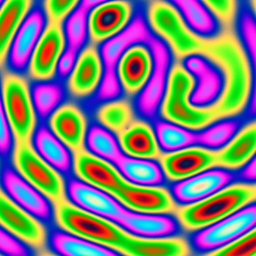
Frame 1 (no input)
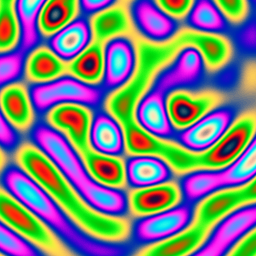
Frame 60 (the mouse pressed at the canvas centre just before this capture)
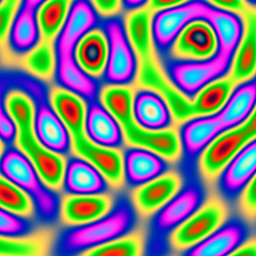
Frame 120 (the mouse held since frame 60 and released just before this capture)

The Processing sketch that drew these frames (run headless with seeded random() and noise(); from frame 60 on, the mouse is pressed at the canvas centre):

// Processing sketch: plasma
// ── plasma.pde
color[] palette;

void setup() {
  size(256, 256);
  background(0);
  
  palette = new color[256];
  
  for(int x = 0; x < 256; x++) {
    int r = int(128.0 + 128 * sin(PI * x / 32.0));
    int g = int(128.0 + 128 * sin(PI * x / 64.0));
    int b = int(128.0 + 128 * sin(PI * x / 128.0));
    palette[x] = color(r, g, b);
  } 
} 

void draw() {
  float time = frameCount;
 
  for (int j = 0; j < height; j++) {
    float y = float(j);
    
    for (int i = 0; i < width; i++) {
      float x = float(i);

      float value = sin(dist(x + time, y, 128.0, 128.0) / 8.0)
                  + sin(dist(x, y + time, 64.0, 64.0) / 8.0)
                  + sin(dist(x, y + time / 7, 192.0, 64) / 7.0)
                  + sin(dist(x, y, 192.0, 100.0) / 8.0);
      int c = int((4 + value) * 32);
      
      set(i, j, palette[c]);
    }
  }
}
